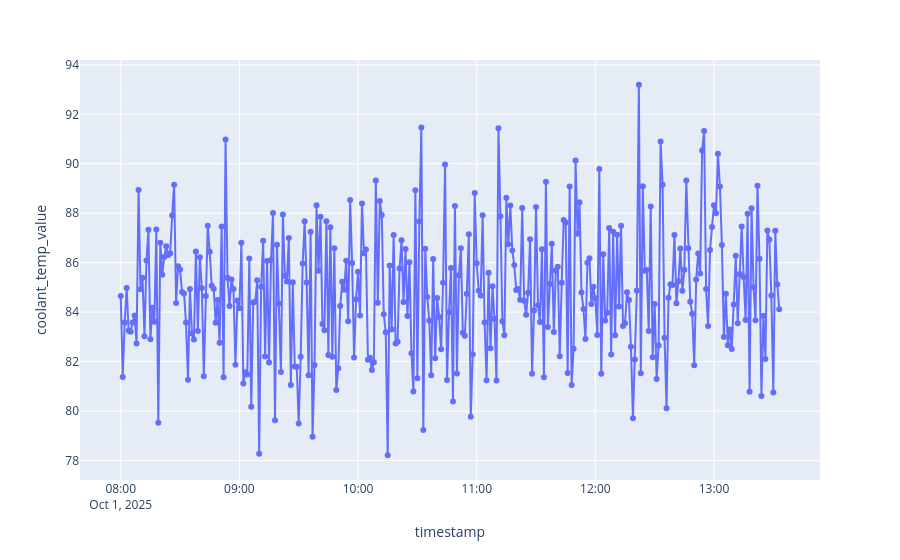
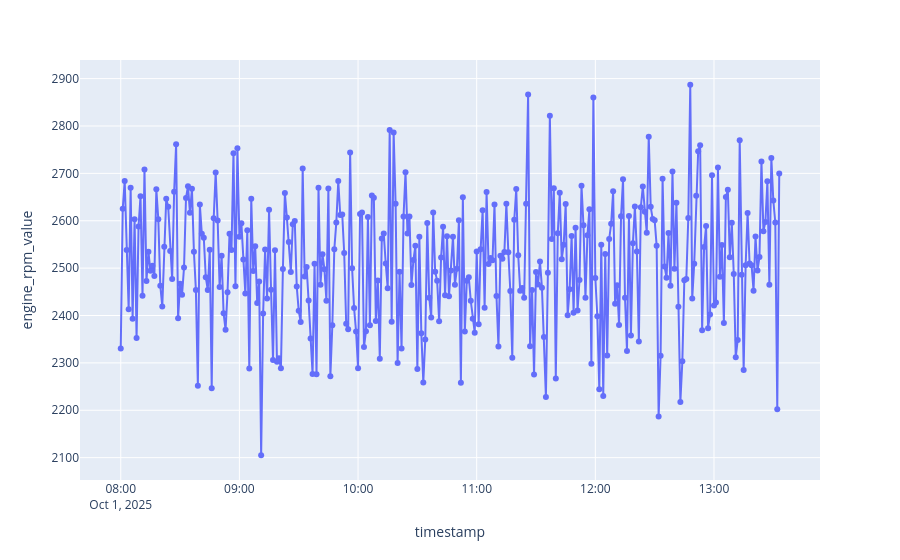

The code cell stored with these charts, in order, in its notebook:
### Code cell
for col in sensor_df_agg:
    display(px.line(sensor_df_agg,x=sensor_df_agg.index,y=sensor_df_agg[col],markers=True))

### Figure 1 — Plotly figure (JSON) as saved in the notebook; plotly's stock layout.template omitted (floating-point values rounded to 4 significant figures; data arrays with more than 128 entries replaced by an {"elided": "..."} marker saying what was removed)
{"data": [{"hovertemplate": "timestamp=%{x}<br>coolant_temp_value=%{y}<extra></extra>", "legendgroup": "", "line": {"color": "#636efa", "dash": "solid"}, "marker": {"symbol": "circle"}, "mode": "lines+markers", "name": "", "orientation": "v", "showlegend": false, "type": "scatter", "x": {"elided": "334 str values"}, "xaxis": "x", "y": {"elided": "334 float values"}, "yaxis": "y"}], "layout": {"legend": {"tracegroupgap": 0}, "margin": {"t": 60}, "xaxis": {"anchor": "y", "domain": [0, 1], "title": {"text": "timestamp"}}, "yaxis": {"anchor": "x", "domain": [0, 1], "title": {"text": "coolant_temp_value"}}}}

### Figure 2 — Plotly figure (JSON) as saved in the notebook; plotly's stock layout.template omitted (floating-point values rounded to 4 significant figures; data arrays with more than 128 entries replaced by an {"elided": "..."} marker saying what was removed)
{"data": [{"hovertemplate": "timestamp=%{x}<br>engine_rpm_value=%{y}<extra></extra>", "legendgroup": "", "line": {"color": "#636efa", "dash": "solid"}, "marker": {"symbol": "circle"}, "mode": "lines+markers", "name": "", "orientation": "v", "showlegend": false, "type": "scatter", "x": {"elided": "334 str values"}, "xaxis": "x", "y": {"elided": "334 float values"}, "yaxis": "y"}], "layout": {"legend": {"tracegroupgap": 0}, "margin": {"t": 60}, "xaxis": {"anchor": "y", "domain": [0, 1], "title": {"text": "timestamp"}}, "yaxis": {"anchor": "x", "domain": [0, 1], "title": {"text": "engine_rpm_value"}}}}
